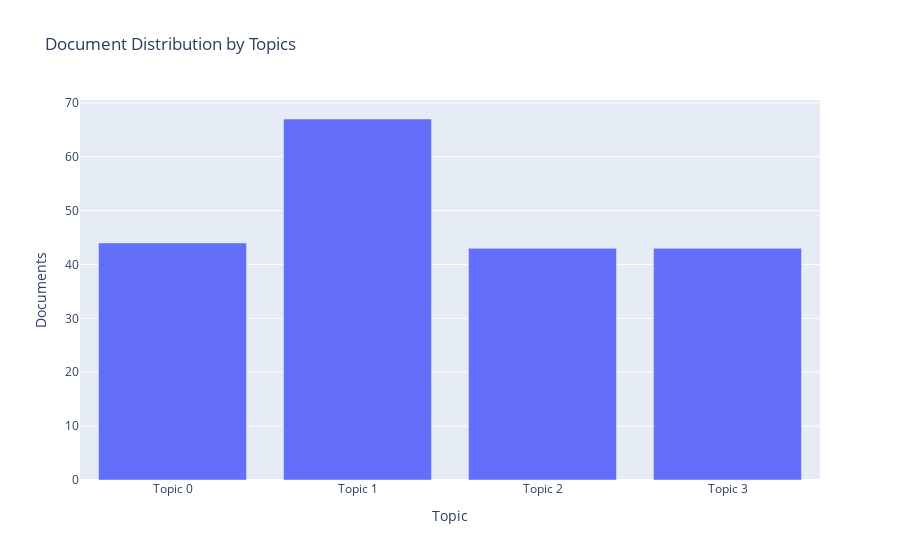

Notebook cell for this chart:
### Code cell
plot_model(lda, plot = 'topic_distribution')

### Figure 1 — Plotly figure (JSON) as saved in the notebook; plotly's stock layout.template omitted (floating-point values rounded to 4 significant figures)
{"data": [{"alignmentgroup": "True", "customdata": [["article, student, create, edit, translate, improve, university, language, project, topic"], ["student, project, wikimedia, teacher, education, use, wikipedia, workshop, contribute, work"], ["student, degree, project, course, article, unit, study, engineering, year, school"], ["student, project, use, article, wikimedia, school, different, course, teach, tool"]], "hovertemplate": "Topic=%{x}<br>Documents=%{y}<br>Keyword=%{customdata[0]}<extra></extra>", "legendgroup": "", "marker": {"color": "#636efa", "pattern": {"shape": ""}}, "name": "", "offsetgroup": "", "orientation": "v", "showlegend": false, "textposition": "auto", "type": "bar", "x": ["Topic 0", "Topic 1", "Topic 2", "Topic 3"], "xaxis": "x", "y": [44, 67, 43, 43], "yaxis": "y"}], "layout": {"barmode": "relative", "legend": {"tracegroupgap": 0}, "title": {"text": "Document Distribution by Topics"}, "xaxis": {"anchor": "y", "domain": [0, 1], "title": {"text": "Topic"}}, "yaxis": {"anchor": "x", "domain": [0, 1], "title": {"text": "Documents"}}}}
